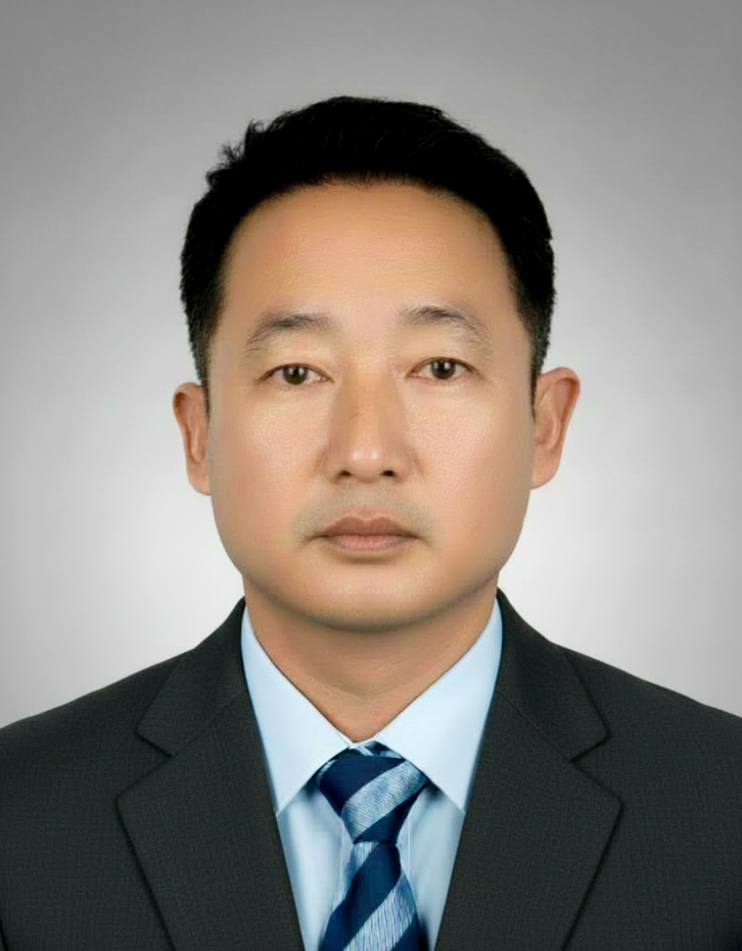
#> input picture profile.png, 742 x 951 px, shrunk from 912 x 1168 before the run, found by its file name
$ python fix_img.py
#> lines starting #> are read from the running program, lines starting #| are printed output that depends on the picture
from PIL import Image, ImageEnhance

im = Image.open(r"C:\Users\dell\Documents\Biswash_Resume\web-resume\profile.png").convert("RGB")
#> im is the input picture: PIL image 742x951 RGB; mean R, G, B 139.1, 133.4, 127.4
im = ImageEnhance.Brightness(im).enhance(1.35)
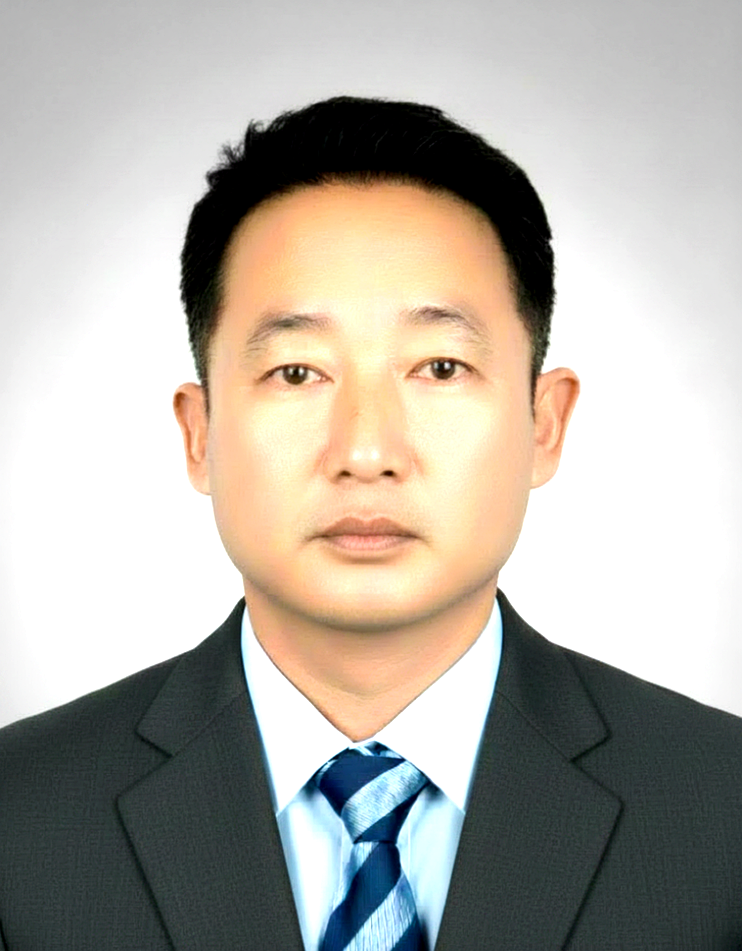
#> im: PIL image 742x951 RGB; mean R, G, B 178.2, 173.5, 164.8
im = ImageEnhance.Contrast(im).enhance(1.15)
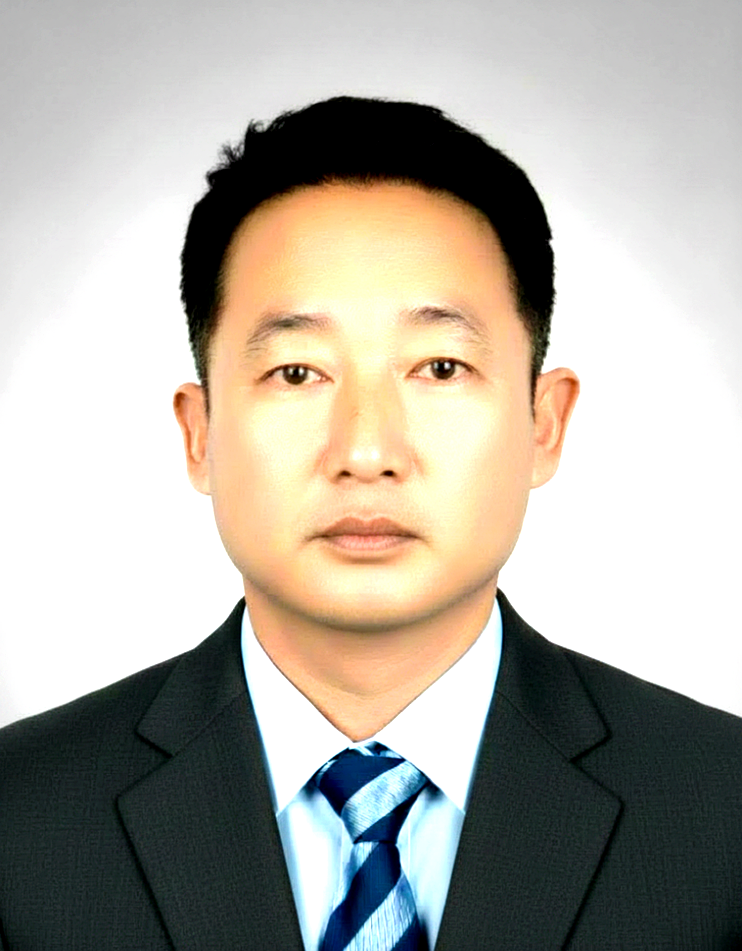
#> im: PIL image 742x951 RGB; mean R, G, B 175.4, 171.1, 161.2
im = ImageEnhance.Sharpness(im).enhance(1.10)
r, g, b = im.split()
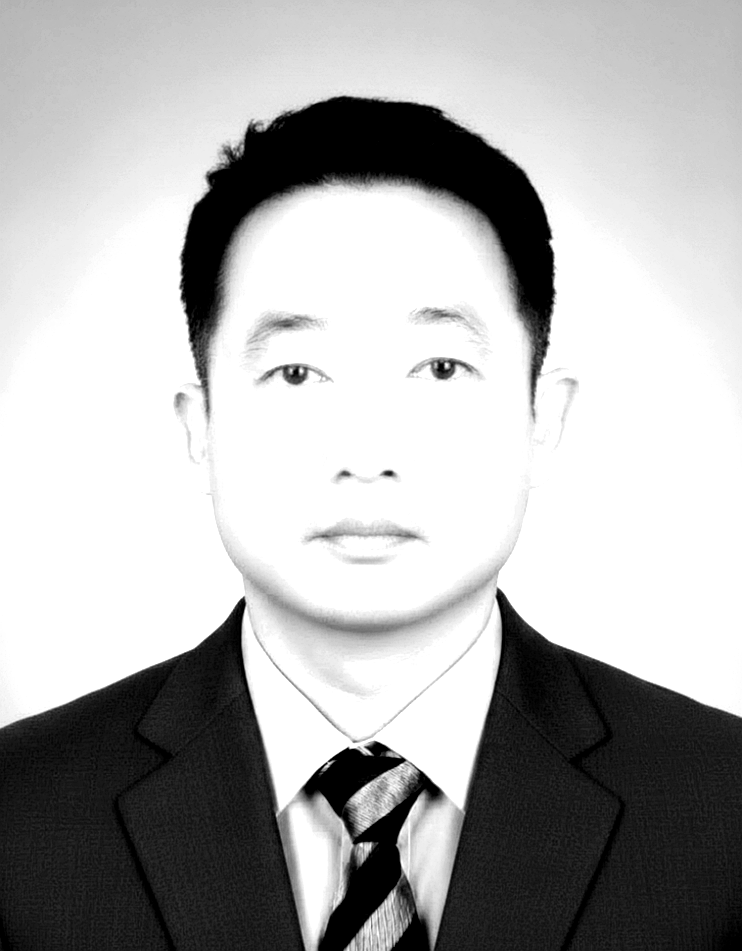
#> r: PIL image 742x951 L; min 0, max 255, mean 175.2
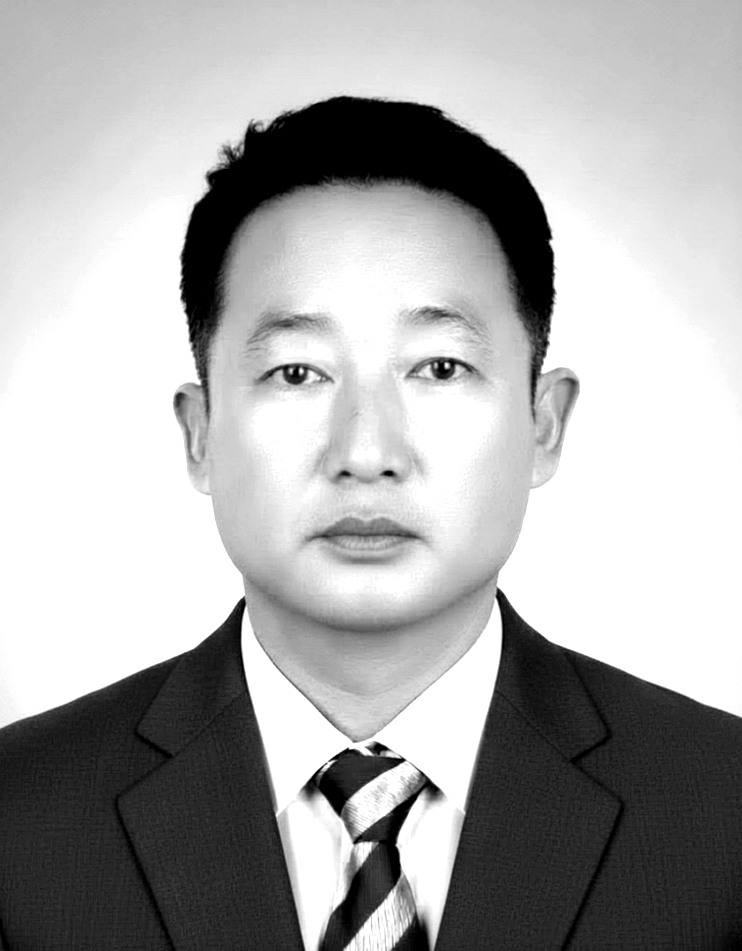
#> g: PIL image 742x951 L; min 0, max 255, mean 170.9
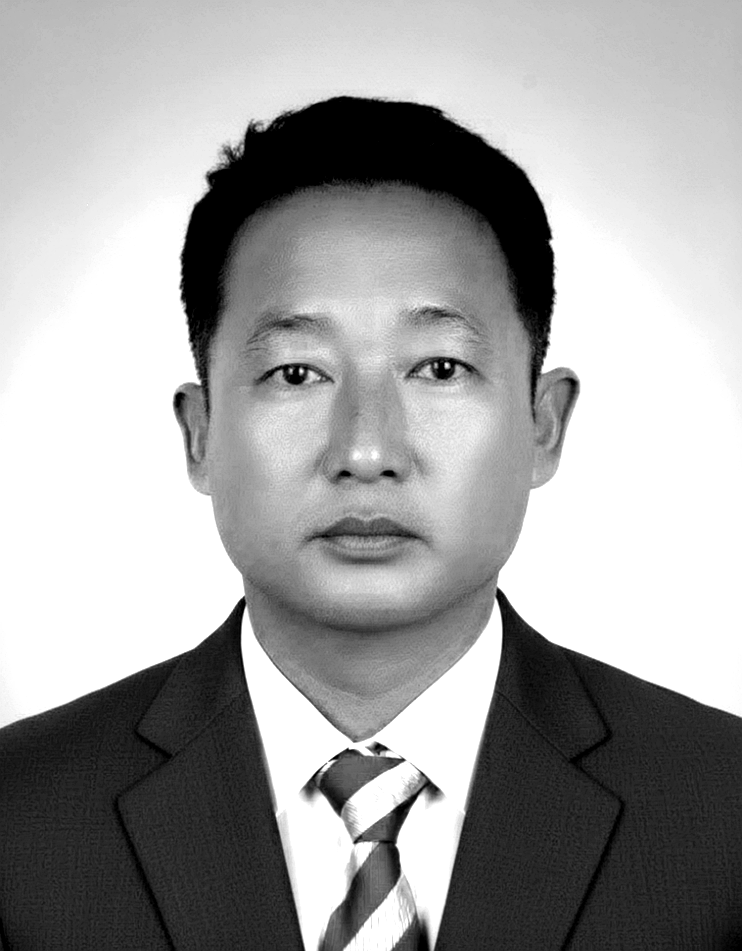
#> b: PIL image 742x951 L; min 0, max 255, mean 160.9
r = r.point(lambda x: min(255, int(x * 1.05)))
im = Image.merge("RGB", (r, g, b))
im.save(r"C:\Users\dell\Documents\Biswash_Resume\web-resume\profile.png", "PNG")
print("Image enhanced")
